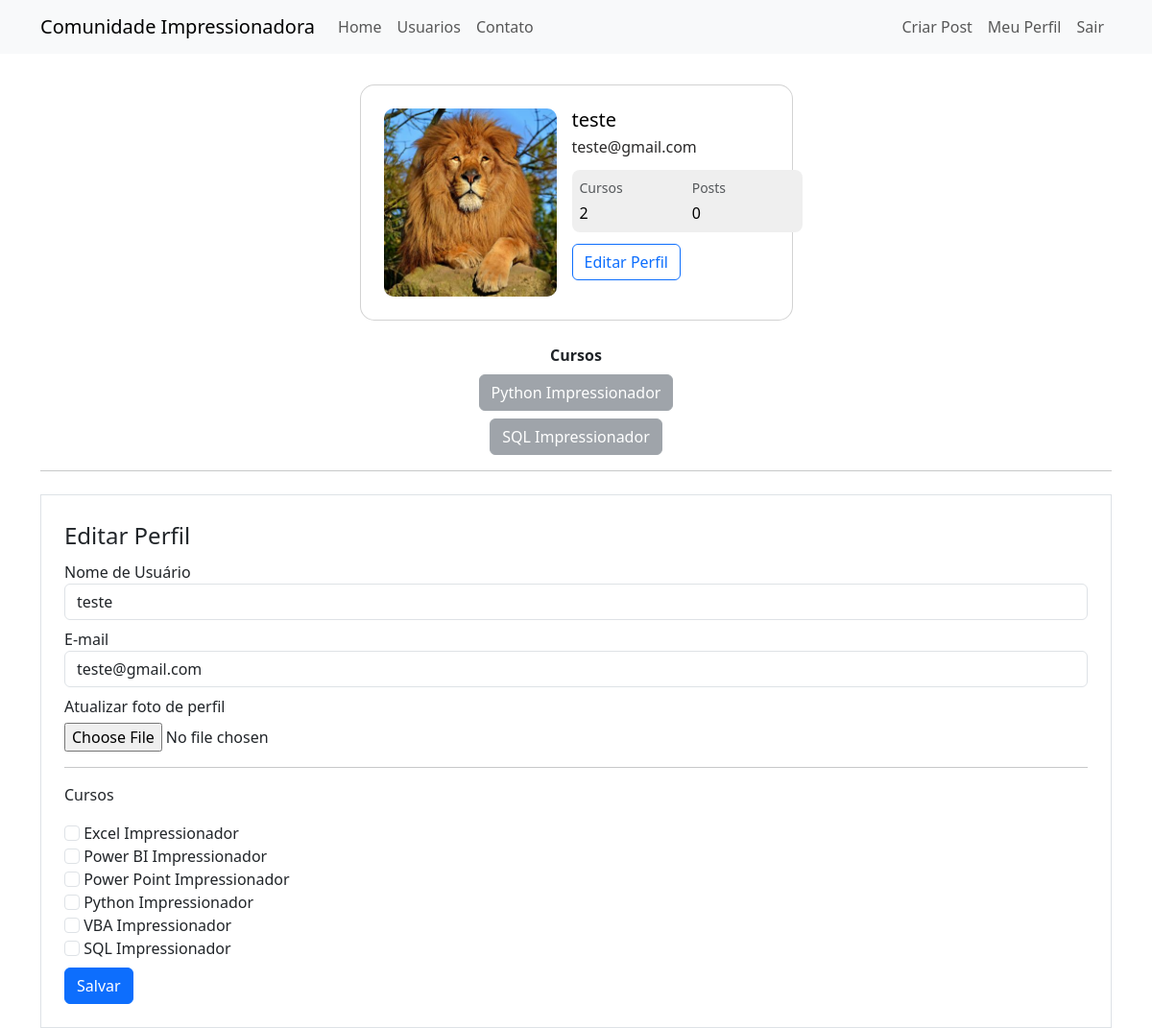
The page /perfil/editar (signed in) on the database its author committed.
### comunidadeimpressionadora/models.py (models this page shows)
class Usuario(database.Model, UserMixin):
    id = database.Column(database.Integer, primary_key=True)
    username = database.Column(database.String, nullable=False, unique=True)
    email = database.Column(database.String, nullable=False, unique=True)
    senha = database.Column(database.String, nullable=False)
    foto_perfil = database.Column(database.String, default='default.jpg')
    posts = database.relationship('Post', backref='Autor', lazy=True)
    cursos = database.Column(database.String, nullable=False, default='Não Informado')

### comunidadeimpressionadora/routes.py (the view)
@app.route('/perfil/editar', methods=['GET', 'POST'])
@login_required
def editar_perfil():
    form_editarperfil = FormEditarPerfil()
    if form_editarperfil.validate_on_submit():
        current_user.username = form_editarperfil.username.data
        current_user.email = form_editarperfil.email.data
        if form_editarperfil.foto_perfil.data:
            nome_imagem = salvar_imagem(form_editarperfil.foto_perfil.data)
            current_user.foto_perfil = nome_imagem
        current_user.cursos = atualizar_cursos(form_editarperfil)
        database.session.commit()
        flash(f'Perfil atualizado com sucesso.', 'alert-success')
        return redirect(url_for('perfil'))
    elif request.method == 'GET':  # faz com que os campos já estejam preenchidos com os dados atuais do user
        form_editarperfil.username.data = current_user.username
        form_editarperfil.email.data = current_user.email
    foto_perfil = url_for('static', filename='fotos_perfil/{}'.format(current_user.foto_perfil))
    return render_template('editarperfil.html', foto_perfil=foto_perfil, form_editarperfil=form_editarperfil)

### comunidadeimpressionadora/forms.py (shortened to what this page needs)
class FormEditarPerfil(FlaskForm):
    username = StringField('Nome de Usuário', validators=[DataRequired()])
    email = StringField('E-mail', validators=[DataRequired(), Email()])
    foto_perfil = FileField('Atualizar foto de perfil',
                            validators=[FileAllowed(['jpg', 'jpeg', 'png'])],
                            render_kw={'style': 'display: block; margin-top: 5px;'})
    curso_excel = BooleanField('Excel Impressionador')
    curso_powerbi = BooleanField('Power BI Impressionador')
    curso_ppt = BooleanField('Power Point Impressionador')
    curso_python = BooleanField('Python Impressionador')
    curso_vba = BooleanField('VBA Impressionador')
    curso_sql = BooleanField('SQL Impressionador')
    submit_editarperfil = SubmitField('Salvar')

### comunidadeimpressionadora/models.py (called while the page is built)
@login_manager.user_loader
def load_usuario(id_usuario):
    return Usuario.query.get(int(id_usuario))

### comunidadeimpressionadora/templates/editarperfil.html (shortened to what this page needs)
{% extends 'perfil.html' %}
{% block form_editar_perfil %}
    <div class="container">
        <hr>
            <div class="row">
                <div class="col">
                    <form method="POST" action="" class="border p-4 mt-2" enctype="multipart/form-data">
                        <legend>Editar Perfil</legend>
                        <fieldset>
                            <div class="form-group mb-2">
                                {{ form_editarperfil.username.label(class="form-control-label") }}
                                {% if form_editarperfil.username.errors and 'submit_editarperfil' in request.form %}
                                    {{ form_editarperfil.username(class="form-control is-invalid") }}
                                <div class="invalid-feedback">
                                    {% for erro in form_editarperfil.username.errors %}
                                        {{ traduzir.translate(erro, dest='pt').text }}
                                    {% endfor %}
                                </div>
                                {% else %}
                                    {{ form_editarperfil.username(class="form-control") }}
                                {% endif %}
                            </div>
                            <div class="form-group mb-2">
                                {{ form_editarperfil.email.label(class="form-control-label") }}
                                {% if form_editarperfil.email.errors and 'submit_editarperfil' in request.form %}
                                    {{ form_editarperfil.email(class="form-control is-invalid") }}
                                <div class="invalid-feedback">
                                    {% for erro in form_editarperfil.email.errors %}
                                        {{ traduzir.translate(erro, dest='pt').text }}
                                    {% endfor %}
                                </div>
                                {% else %}
                                    {{ form_editarperfil.email(class="form-control") }}
                                {% endif %}
                            </div>
                            <div class="form-group mb-2">
                                {{ form_editarperfil.foto_perfil.label }}
                                {{ form_editarperfil.foto_perfil(class="form-control-file") }}
                            </div>
                            <hr>
                            <p>Cursos</p>
                            {% for campo in form_editarperfil %}
                                {% if 'curso_' in campo.name %}
                                    <div class="form-group">
                                        {{ campo(class="form-check-input") }}
                                        {{ campo.label(class="form-check-label") }}
                                    </div>
                                {% endif %}
                            {% endfor %}
                        </fieldset>
                        {{ form_editarperfil.submit_editarperfil(class="btn btn-primary mt-2") }}
                    </form>
                </div>
            </div>
    </div>
{% endblock %}

### comunidadeimpressionadora/templates/perfil.html
{% extends 'base.html' %}
{% block body %}
    <div class="container py-4 mt-2 h-100">
        <div class="row d-flex justify-content-center align-items-start h-100">
            <div class="col col-md-9 col-lg-7 col-xl-5">
                <div class="card" style="border-radius: 15px;">
                    <div class="card-body p-4">
                        <div class="d-flex text-black">
                            <div class="flex-shrink-0">
                                <img src="{{ foto_perfil }}"
                                  alt="Generic placeholder image" class="img-fluid"
                                  style="width: 180px; border-radius: 10px;">
                            </div>
                            <div class="flex-grow-1 ms-3">
                                <h5 class="mb-1">{{ current_user.username }}</h5>
                                <p class="mb-2 pb-1" style="color: #2b2a2a;">{{ current_user.email }}</p>
                                <div class="d-flex justify-content-start rounded-3 p-2 mb-2"
                                    style="background-color: #efefef;">
                                    <div class="me-5 pe-4">
                                        <p class="small text-muted mb-1">Cursos</p>
                                        {% if 'Não Informado' in current_user.cursos %}
                                            <p class="mb-0">0</p>
                                        {% else %}
                                            <p class="mb-0">{{ current_user.cursos.count(';') + 1 }}</p>
                                        {% endif %}
                                    </div>
                                    <div class="me-5 pe-4">
                                        <p class="small text-muted mb-1">Posts</p>
                                        <p class="mb-0">0</p>
                                    </div>
                                </div>
                                <div class="d-flex pt-1">
                                    <a href="{{ url_for('editar_perfil') }}">
                                        <button type="button" class="btn btn-outline-primary me-1 flex-grow-1">Editar Perfil</button>
                                    </a>
                                </div>
                            </div>
                        </div>
                    </div>
                </div>
            </div>
        </div>
    </div>
<div class="row justify-content-center">
    <div class="col col-4" style="text-align: center">
        <strong>Cursos</strong><br>
        {% for curso in current_user.cursos.split(';') %}
            <button type="button" class="btn btn-secondary mt-2" disabled>{{ curso }}</button>
        {% endfor %}
    </div>
</div>
{% block form_editar_perfil %}
{% endblock %}
{% endblock %}

### rows shown on the page
Usuario: username "teste", email "teste@gmail.com", cursos "2"

### other values the page prints
{{ curso }} "Python Impressionador" "SQL Impressionador"
{{ campo.label(class="form-check-label") }} "Excel Impressionador" "Power BI Impressionador" "Power Point Impressionador" "Python Impressionador" "VBA Impressionador" "SQL Impressionador"
